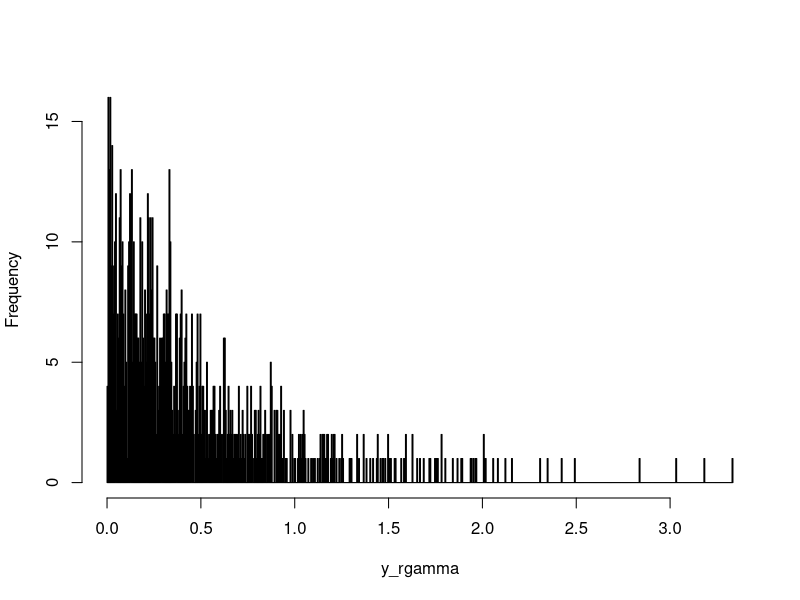
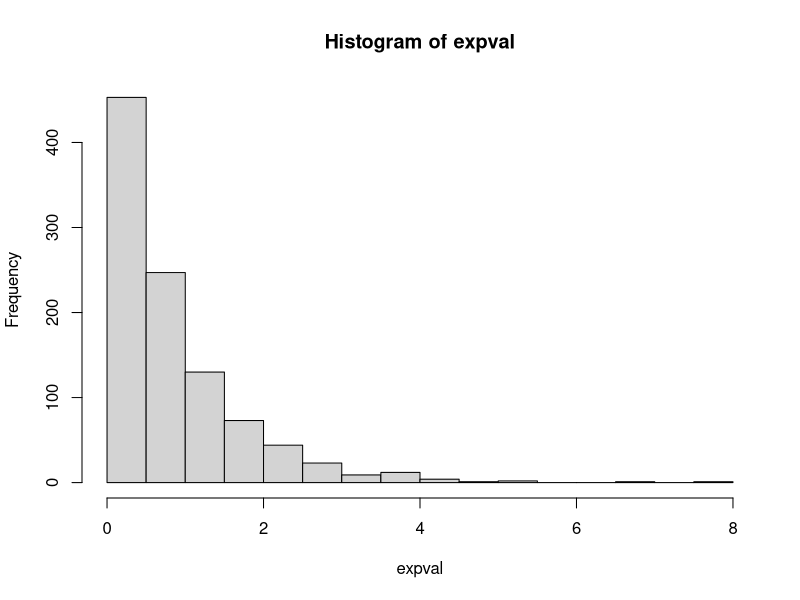

Write R code to recreate these figures, in order.
# Draw N gamma distributed values
y_rgamma <- rgamma(1000, 1, 2) 

# Print values to RStudio console
mean(y_rgamma) 

# Plot of randomly drawn gamma density
hist(y_rgamma, breaks = 500,
     main = "")

expval <- rexp(1000,1.2)
mean(expval)
hist(expval)

